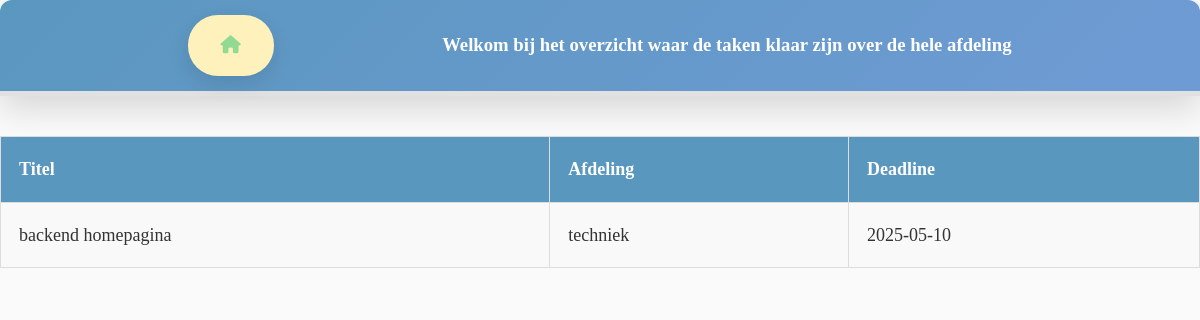
/resources/views/meldingen/done.php (signed in), run on the app's committed database.
### tables this page shows
CREATE TABLE IF NOT EXISTS `taken` (
  `id` int NOT NULL AUTO_INCREMENT,
  `beschrijving` text NOT NULL,
  `afdeling` varchar(255) NOT NULL,
  `status` varchar(50) DEFAULT 'to-do',
  `title` varchar(50) DEFAULT NULL,
  `deadline` date DEFAULT NULL,
  PRIMARY KEY (`id`)
);

### resources/views/meldingen/done.php (the view, shortened to what this page needs)
<!doctype html>
<html lang="nl">
<head>
    <?php require_once __DIR__.'/../components/head.php'; ?>
</head>
<body>
    <?php
    require_once __DIR__.'/../../../config/conn.php';
    $query = "SELECT title, afdeling, deadline
              FROM taken
              WHERE status = 'done'
              ORDER BY deadline ASC";
    $statement = $conn->prepare($query);
    $statement->execute();
    $tasks = $statement->fetchAll(PDO::FETCH_ASSOC);
    ?>
    <header>
        <div class="wrapper">
            <div class="alignment">
                <div class="home-icon">
                    <a href="../../../index.php"><i class="fa-solid fa-house"></i></a>
                </div>
                <div class="header-tekst">
                    <h3>Welkom bij het overzicht waar de taken klaar zijn over de hele afdeling</h3>
                </div>
            </div>
        </div>
    </header>
    <main>
        <div class="container">
            <table>
                <thead>
                    <tr>
                        <th>Titel</th>
                        <th>Afdeling</th>
                        <th>Deadline</th>
                    </tr>
                </thead>
                <tbody>
                    <?php foreach ($tasks as $task): ?>
                        <tr>
                            <td><?php echo ($task['title']); ?></td>
                            <td><?php echo ($task['afdeling']); ?></td>
                            <td><?php echo ($task['deadline']); ?></td>
                        </tr>
                    <?php endforeach; ?>
                </tbody>
            </table>
        </div>
    </main>
</body>
</html>

### public_html/css/main.css (style rules this page uses)
* { margin: 0; padding: 0; box-sizing: border-box; }
body { font-family: 'Lora', serif; background-color: #fafafa; color: #333; line-height: 1.6; font-size: 16px; padding: 0; animation: fadeIn 1.5s ease-out; }
header { background: linear-gradient(135deg, #5a97bf, #6f9bd4); color: white; text-align: center; padding: 15px 20px; position: relative; border-bottom: 5px solid #e1e1e1; box-shadow: 0 12px 35px rgba(0, 0, 0, 0.15); border-radius: 12px 12px 0 0; }
.container { width: 100%; }
.alignment { display: flex; justify-content: space-evenly; align-items: center; flex-direction: row; }
a { text-decoration: none; font-weight: 700; text-transform: uppercase; letter-spacing: 1px; color: #92d993; padding: 16px 32px; background-color: #fff1bb; border-radius: 30px; display: inline-block; font-size: 18px; transition: all 0.3s ease; box-shadow: 0 8px 20px rgba(0, 0, 0, 0.1); }
table { width: 100%; border-collapse: collapse; margin-top: 40px; }
th, td { padding: 18px; border: 1px solid #ddd; text-align: left; font-size: 18px; }
th { background-color: #5a97bf; color: white; font-weight: bold; }
td { background-color: #f9f9f9; }

### data on the page
taken: title "backend homepagina", afdeling "techniek", deadline "2025-05-10"
